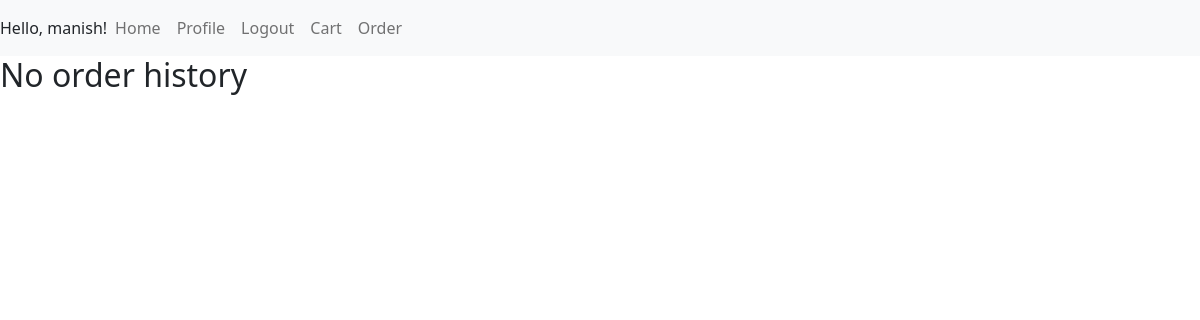
Before: /order (signed in) with the older database file.
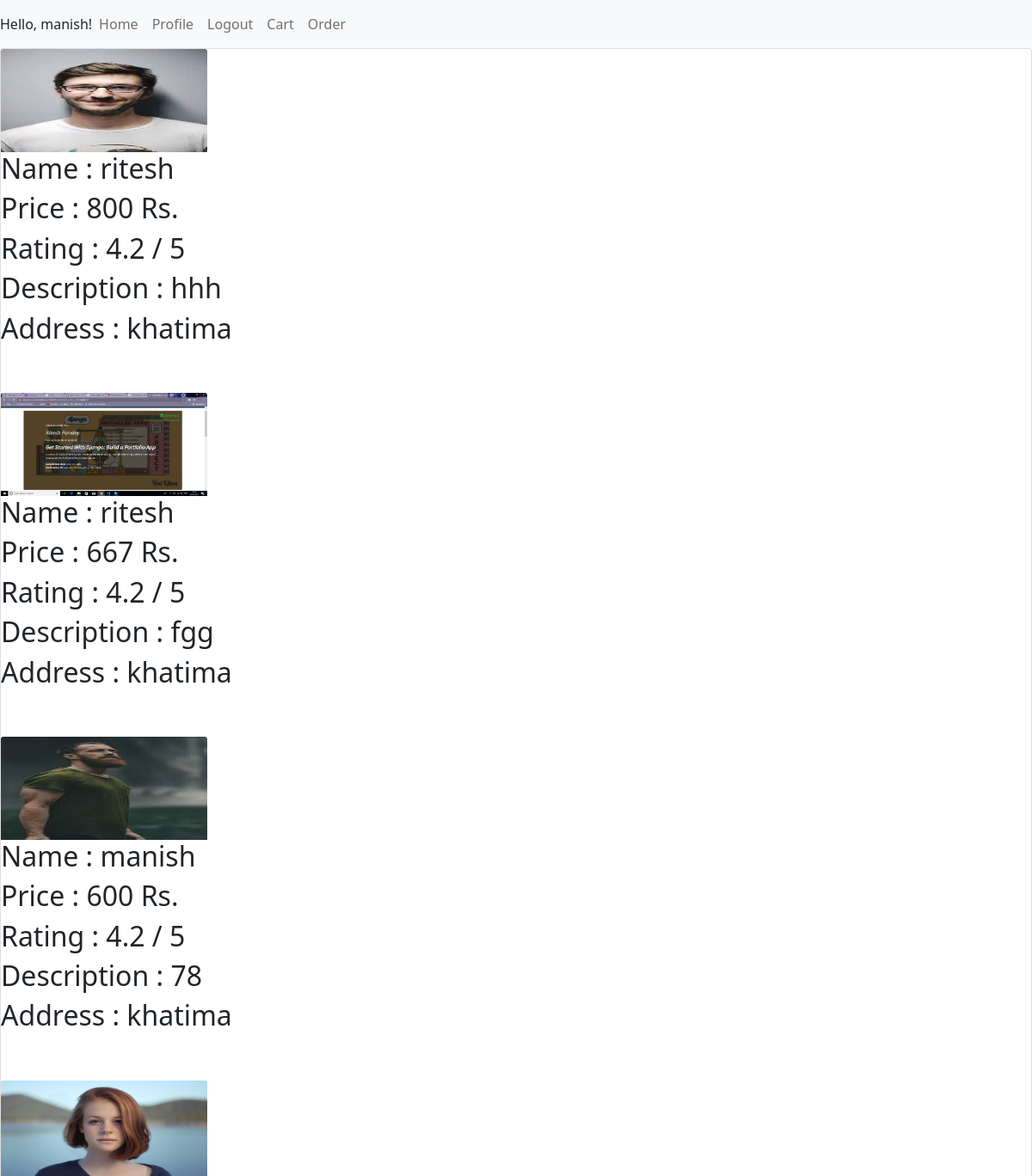
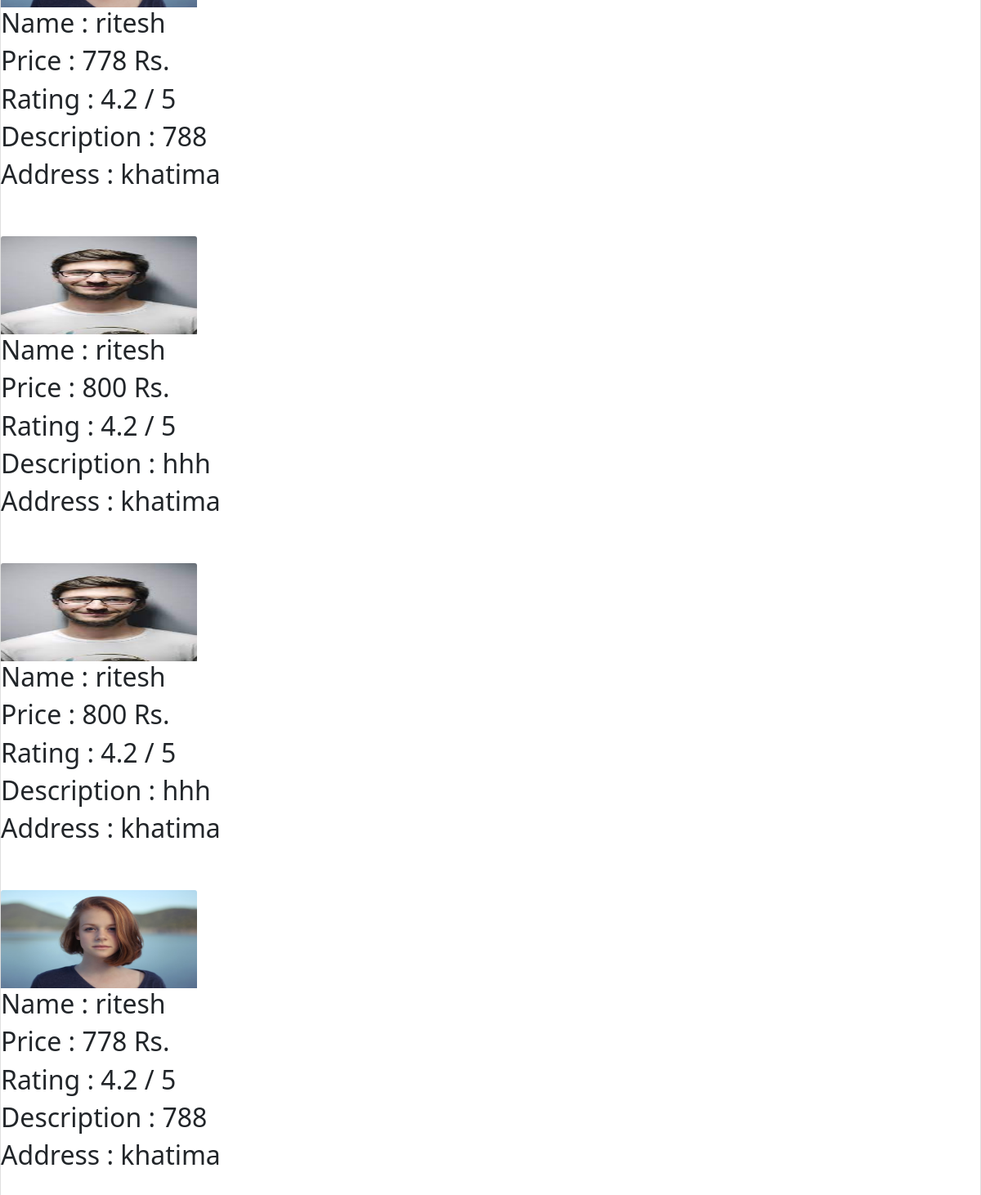
After: the same page with the newer database file (2 pictures, top to bottom).
### user/models.py (models this page shows, shortened)
class Employee(models.Model):
    user_id = models.CharField(max_length=100 , default=None)
    service = models.CharField(max_length=100 )
    name = models.CharField(max_length=100 )
    category = models.CharField(max_length=100 , default=None)
    cost = models.IntegerField(default = 0)
    rating = models.FloatField(default = 4.2)
    description = models.TextField(default = None)
    image = models.FileField(upload_to = path_and_rename('user/static/user/image'))

class Profile(models.Model):
    user = models.OneToOneField(User , on_delete=models.CASCADE)
    auth_token = models.CharField(max_length=100 )
    is_verified = models.BooleanField(default=False)
    created_at = models.DateTimeField(auto_now_add=True)
    address = models.TextField(default = None)

### user/views.py (the view)
# urls.py: path('order' , views.order , name = 'order'),
@login_required(login_url='/login')
def order(req , order_pk = None ,  user_pk = None):
    user_obj = req.user
    emplist = []
    if user_pk is None:
        if not order_pk is None:
            choose_obj = Choose.objects.filter(pk = order_pk ).first()
            choose_obj.cart = False
            choose_obj.save()
            messages.success(req, 'Your order is succesfully done .')
    else:
        choose_obj = Choose.objects.filter(user_id = user_pk ).all()
        for obj in choose_obj:
            obj.cart = False
            obj.save()
        messages.success(req, 'Your order is succesfully done .')
    choose_obj = Choose.objects.filter(user_id = user_obj.id , cart = False ).all()
    for order in choose_obj:
        data=Employee.objects.filter(pk = order.emp_id).first()
        user_obj = User.objects.filter(pk = order.user_id).first()
        profile_obj = Profile.objects.filter(user = user_obj).first()
        address = profile_obj.address
        Disc={"id":data.id,"name":data.name,"image":data.image,"description":data.description,"cost":data.cost,"rating":data.rating, "address":address}
        emplist.append(Disc)
    return render(req , 'user/order.html' , {'present': len(emplist) , 'employees' : emplist} )

### user/templates/user/order.html
{% extends 'user/base.html' %}
{% block content %}
{% load static %}
{% if present == 0 %}
    <h2>No order history</h2>
{% else %}
<div class="card">
        <div class="card-block" >
            <div class="row">
                {% for employee in employees %}
                    <div>
                    <img class="card-img-top" src = "{% static employee.image %}" style="width: 20%; height:10vw;" alt="Card image cap">
                    <div>
                    <h2> Name : {{employee.name}}</h2>
                    <h2> Price : {{employee.cost}} Rs.</h2>
                    <h2> Rating : {{employee.rating}} / 5</h2>
                    <h2> Description : {{employee.description}}</h2>
                    <h2> Address : {{employee.address}}</h2>
                    <br><br>
                {% endfor %}
            </div>
        </div>
</div>
{% endif %}
{% endblock %}

### user/templates/user/base.html (shortened to what this page needs)
<html>
  <head>
    <link href="https://cdn.jsdelivr.net/npm/bootstrap@5.1.3/dist/css/bootstrap.min.css" rel="stylesheet">
  </head>
  <body>
    <nav class="navbar navbar-expand-lg navbar-light bg-light">
  Hello, {{ user.username|default:'Guest' }}!
  <div class="collapse navbar-collapse" id="navbarNav">
        <ul class="navbar-nav">
        <li class="nav-item active">
            <a class="nav-link" href="{% url 'user'%} ">Home </a>
        </li>
  {% if user.is_authenticated %}
        <li class="nav-item active">
            <a class="nav-link" href="{% url 'profile'%} ">Profile </a>
        </li>
        <li class="nav-item active">
            <a class="nav-link" href="{% url 'logout'%} ">Logout </a>
        </li>
        <li class="nav-item">
            <a class="nav-link" href="{% url 'cart'%}">Cart</a>
        </li>
        <li class="nav-item">
            <a class="nav-link" href="{% url 'order'%}">Order</a>
        </li>
        </ul>
    </div>
    {% endif %}
</nav>
    {% block content %}
    {% endblock %}
  </body>
</html>

Changed rows visible on the page:
added Employee: image (picture), name "ritesh" "ritesh" "ritesh", rating "4.2" "4.2" "4.2", description "hhh" "hhh" "hhh"
now on this page (row edited): Profile: address "khatima" "khatima" "khatima" "khatima" "khatima" "khatima" "khatima"
added Employee: image (picture), name "ritesh", rating "4.2", description "fgg"
added Employee: image (picture), name "manish", rating "4.2", description "78"
added Employee: image (picture), name "ritesh" "ritesh", rating "4.2" "4.2", description "788" "788"
Other visible differences:
new list line: "Name : Price : 800 Rs. Rating : / 5 Description : Address :"
new list line: "Name : Price : 667 Rs. Rating : / 5 Description : Address :"
new list line: "Name : Price : 600 Rs. Rating : / 5 Description : Address :"
new list line: "Name : Price : 778 Rs. Rating : / 5 Description : Address :"
text no longer shown: "No order history"
